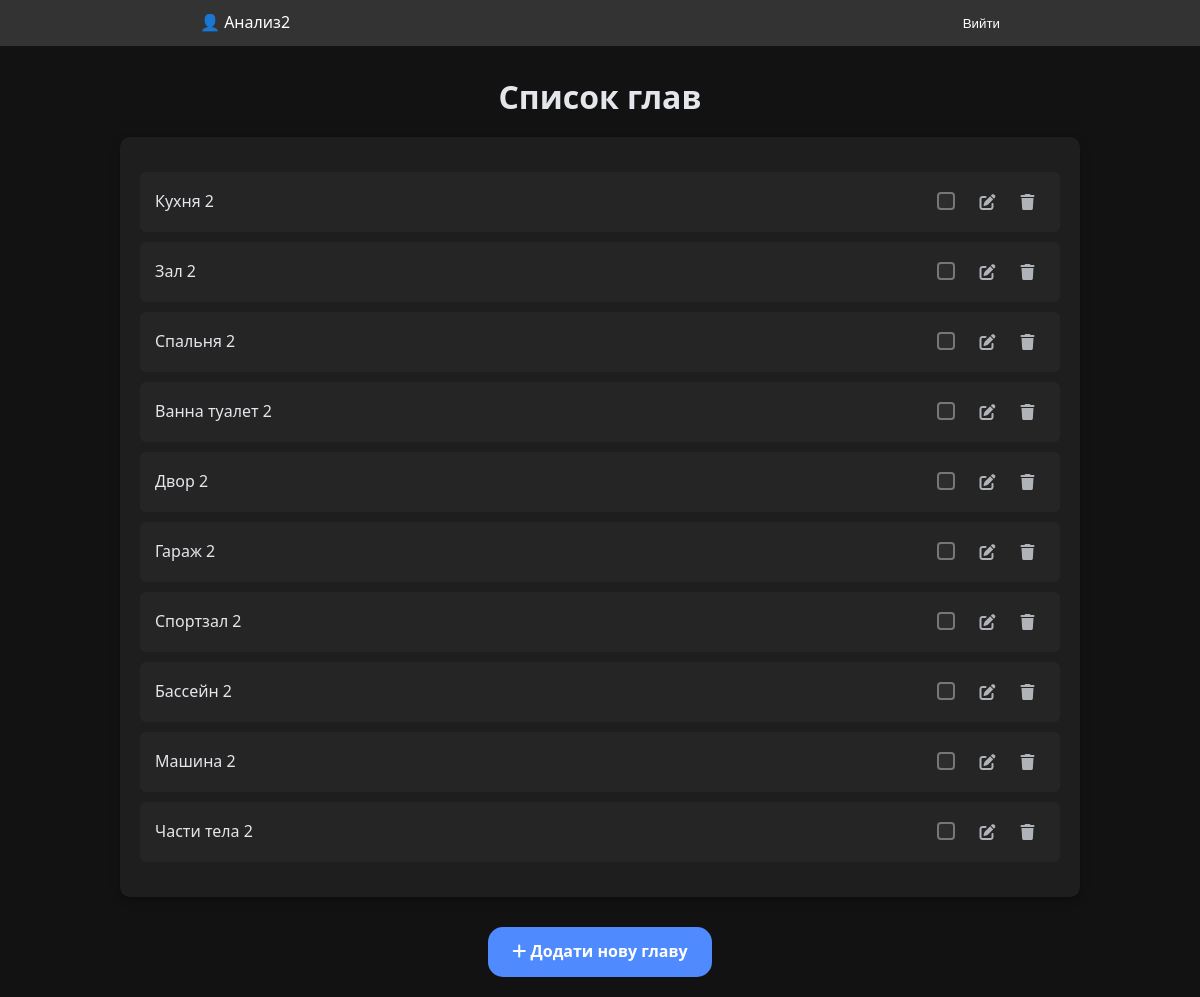
Page /chapters/17 (signed in) on the committed database.
### trainer/models.py (models this page shows, shortened)
class Chapter(models.Model):
    name = models.CharField(max_length=255)
    user = models.ForeignKey(User, on_delete=models.CASCADE, blank=True, null=True)
    section = models.ForeignKey(Section, on_delete=models.CASCADE, related_name='chapters', blank=True, null=True)

### trainer/views.py (the view)
# urls.py: path('chapters/<int:section_id>', views.chapter, name='chapters'),
@login_required(login_url="/login/")
def chapter(request, section_id):
    section = get_object_or_404(Section, id=section_id)
    chapters = Chapter.objects.filter(section=section, user__isnull=True)
    user_chapters = Chapter.objects.filter(section=section, user=request.user)
    chapter_content_type = ContentType.objects.get_for_model(Chapter)
    selected_chapter_ids = UserSelection.objects.filter(
        user=request.user,
        content_type=chapter_content_type,
        object_id__in=[c.id for c in user_chapters]
    ).values_list('object_id', flat=True)
    return render(
        request,
        "chapters.html",
        context={
            "chapters": chapters,
            "user_chapters": user_chapters,
            "section_id": section.id,
            "selected_chapter_ids": set(selected_chapter_ids),
        },
    )

### trainer/templates/chapters.html (shortened to what this page needs)
{% extends "base.html" %}
{% block extra_styles %}
<link rel="stylesheet" href="/static/css/rooms.css">
<link rel="stylesheet" href="https://cdnjs.cloudflare.com/ajax/libs/font-awesome/6.1.1/css/all.min.css">
{% endblock %}
{% block content %}
<div class="container">
    <h1>Список глав</h1>
    <div class="section-card">
        <ul class="room-list" id="roomUserList">
            {% if user_chapters %}
                {% for chapter in user_chapters %}
                <li class="room-item" data-room-id="{{ chapter.id }}">
                    <label class="custom-checkbox-label">
                        <div class="item-content">
                            <a href="{% url 'rooms' chapter.id %}">
                                <span>{{ chapter.name }}</span>
                            </a>
                        </div>
                    </label>
                    <div class="room-actions">
                        <label class="checkbox-wrapper">
                            <span class="checkmark"></span>
                        </label>
                        <button class="icon-btn edit-room" room-id="{{ chapter.id }}" room-name="{{ chapter.name }}">
                            <i class="fas fa-edit"></i>
                        </button>
                        <button class="icon-btn delete-room" onclick="deleteRoom({{ chapter.id }})">
                            <i class="fas fa-trash"></i>
                        </button>
                    </div>
                </li>
                {% endfor %}
            {% else %}
                <div class="empty-state">
                    <i class="fas fa-info-circle"></i>
                    <p>Ви ще не маєте глав</p>
                </div>
            {% endif %}
        </ul>
    </div>
    <div class="add-room">
        <a href="javascript:void(0);" onclick="showAddRoomForm()">
            <i class="fas fa-plus"></i> Додати нову главу
        </a>
    </div>
</div>
{% endblock %}

### trainer/templates/base.html (shortened to what this page needs)
{% load static %}
<!DOCTYPE html>
<html lang="uk">
<head>
    <link rel="stylesheet" href="{% static 'css/custom_checkbox.css' %}">
    {% block extra_styles %}{% endblock %}
</head>
<body>
    {% if user.is_authenticated %}
    <header style="background: #333; color: white; padding: 10px;">
        <div style="max-width: 800px; margin: auto; display: flex; justify-content: space-between;">
            <div>👤 {{ user.username }}</div>
            <div>
                <form method="post" action="{% url 'logout' %}">
                    <button type="submit" style="background: none; border: none; color: white; cursor: pointer;">Вийти</button>
                </form>
            </div>
        </div>
    </header>
    {% endif %}
    {% block content %}{% endblock %}
</body>
</html>

### trainer/static/css/custom_checkbox.css (style rules this page uses)
.checkbox-wrapper { position: relative; display: inline-block; vertical-align: middle; }
.checkbox-wrapper .checkmark { position: relative; display: inline-block; height: 18px; width: 18px; margin-right: 10px; background-color: #2d2d2d; border: 2px solid var(--text-muted); border-radius: 4px; transition: all 0.2s ease; vertical-align: middle; }
.checkbox-wrapper .checkmark:after { content: ""; position: absolute; display: none; width: 5px; height: 10px; border: solid #b0b3b8; border-width: 0 2px 2px 0; transform: rotate(45deg); top: 50%; left: 50%; transform: translate(-50%, -50%) rotate(45deg); }
.custom-checkbox-label { display: flex; align-items: center; cursor: pointer; gap: var(--spacing-sm); }

### trainer/static/css/rooms.css (style rules this page uses)
:root { --bg-primary: #121212; --bg-secondary: #1e1e1e; --bg-elevated: #252525; --text-primary: #e4e6eb; --text-secondary: #b0b3b8; --text-muted: #777; --border-color: #333; --accent-primary: #4f8aff; --accent-secondary: #3a6fc7; --success-color: #4caf50; --error-color: #e53935; --warning-color: #ff9800; --card-shadow: 0 4px 10px rgba(0, 0, 0, 0.25); --border-radius-sm: 6px; --border-radius-md: 10px; --border-radius-lg: 15px; --spacing-xs: 5px; --spacing-sm: 10px; --spacing-md: 15px; --spacing-lg: 20px; --spacing-xl: 30px; --font-size-xs: 12px; --font-size-sm: 14px; --font-size-md: 16px; --font-size-lg: 18px; --font-size-xl: 24px; --font-size-xxl: 32px; --transition-speed: 0.3s; }
* { box-sizing: border-box; margin: 0; padding: 0; }
body { font-family: 'Segoe UI', Roboto, 'Helvetica Neue', Arial, sans-serif; background-color: var(--bg-primary); color: var(--text-primary); line-height: 1.6; min-height: 100vh; display: flex; flex-direction: column; position: relative; }
a { text-decoration: none; }
.container { width: 100%; max-width: 1000px; margin: 0 auto; padding: 0 var(--spacing-lg); }
h1, h2, h3, h4 { font-weight: 600; line-height: 1.3; margin-bottom: var(--spacing-md); color: var(--text-primary); }
h1 { font-size: var(--font-size-xxl); margin-top: var(--spacing-xl); margin-bottom: var(--spacing-lg); text-align: center; }
.section-card { background-color: var(--bg-secondary); border-radius: var(--border-radius-md); box-shadow: var(--card-shadow); margin-bottom: var(--spacing-xl); padding: var(--spacing-lg); overflow: hidden; }
.room-list { list-style: none; padding: 0; margin-bottom: var(--spacing-md); }
.room-item { display: flex; justify-content: space-between; align-items: center; padding: var(--spacing-md); border-radius: var(--border-radius-sm); background-color: var(--bg-elevated); margin-bottom: var(--spacing-sm); transition: all 0.2s ease; animation: fadeIn 0.5s; }
.room-item span { font-size: var(--font-size-md); font-weight: 500; color: var(--text-primary); flex-grow: 1; }
.room-actions { display: flex; gap: var(--spacing-sm); }
.room-actions button, .room-actions a { background: transparent; border: none; color: var(--text-secondary); font-size: var(--font-size-md); cursor: pointer; transition: all 0.2s ease; display: flex; align-items: center; width: 30px; height: 30px; justify-content: center; text-decoration: none; }
.room-actions button i, .room-actions a i { margin-right: 5px; }
.add-room { margin: var(--spacing-md) 0 var(--spacing-lg); text-align: center; }
.add-room a { display: inline-block; padding: 12px 24px; background-color: var(--accent-primary); color: white; font-weight: 600; border-radius: var(--border-radius-lg); text-decoration: none; transition: all 0.2s ease; font-size: var(--font-size-md); }

### rows in the picture
Chapter: name "Кухня 2"
Chapter: name "Зал 2"
Chapter: name "Спальня 2"
Chapter: name "Ванна туалет 2"
Chapter: name "Двор 2"
Chapter: name "Гараж 2"
Chapter: name "Спортзал 2"
Chapter: name "Бассейн 2"
Chapter: name "Машина 2"
Chapter: name "Части тела 2"

### other values in the picture
{{ user.username }} "Анализ2"
